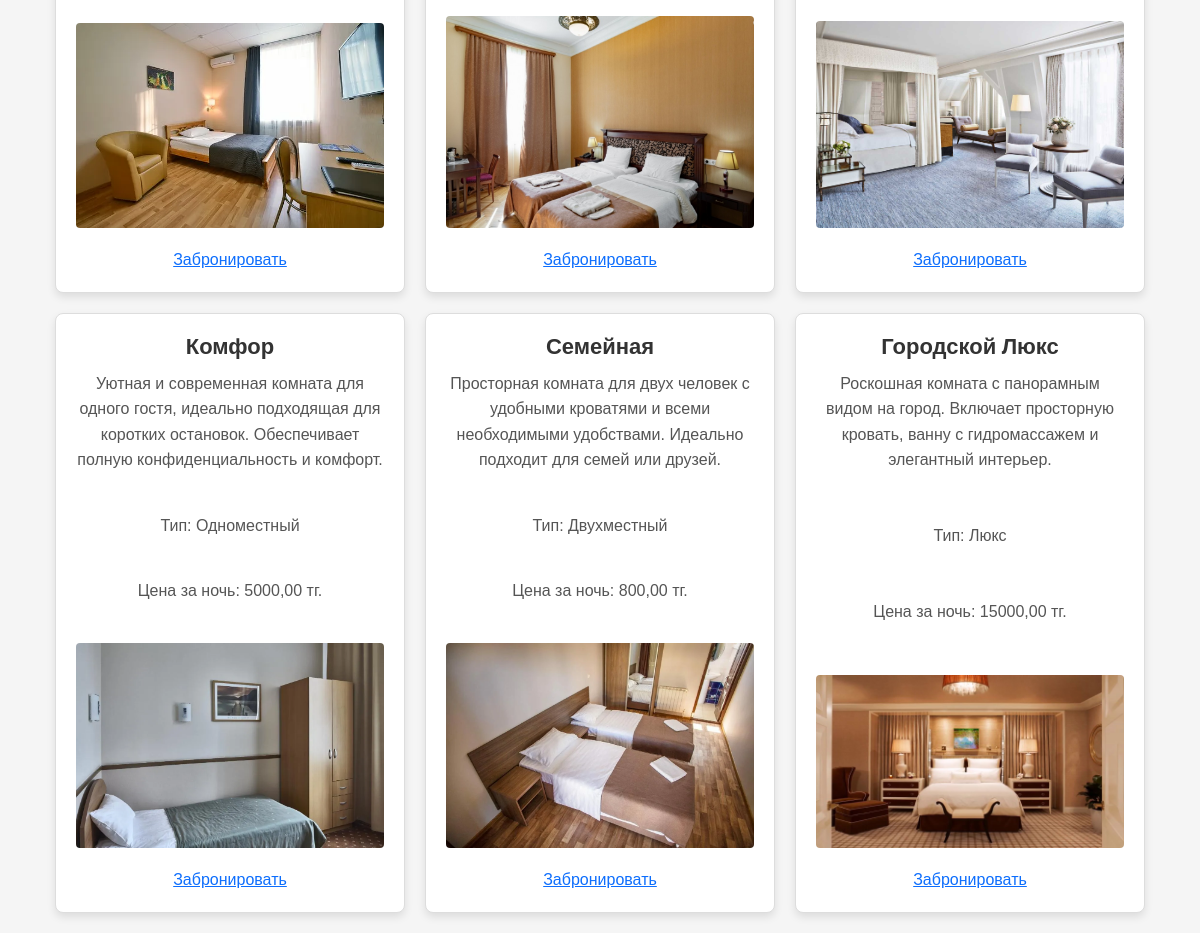
/born/ (lower part), run on an earlier commit of the app's database.
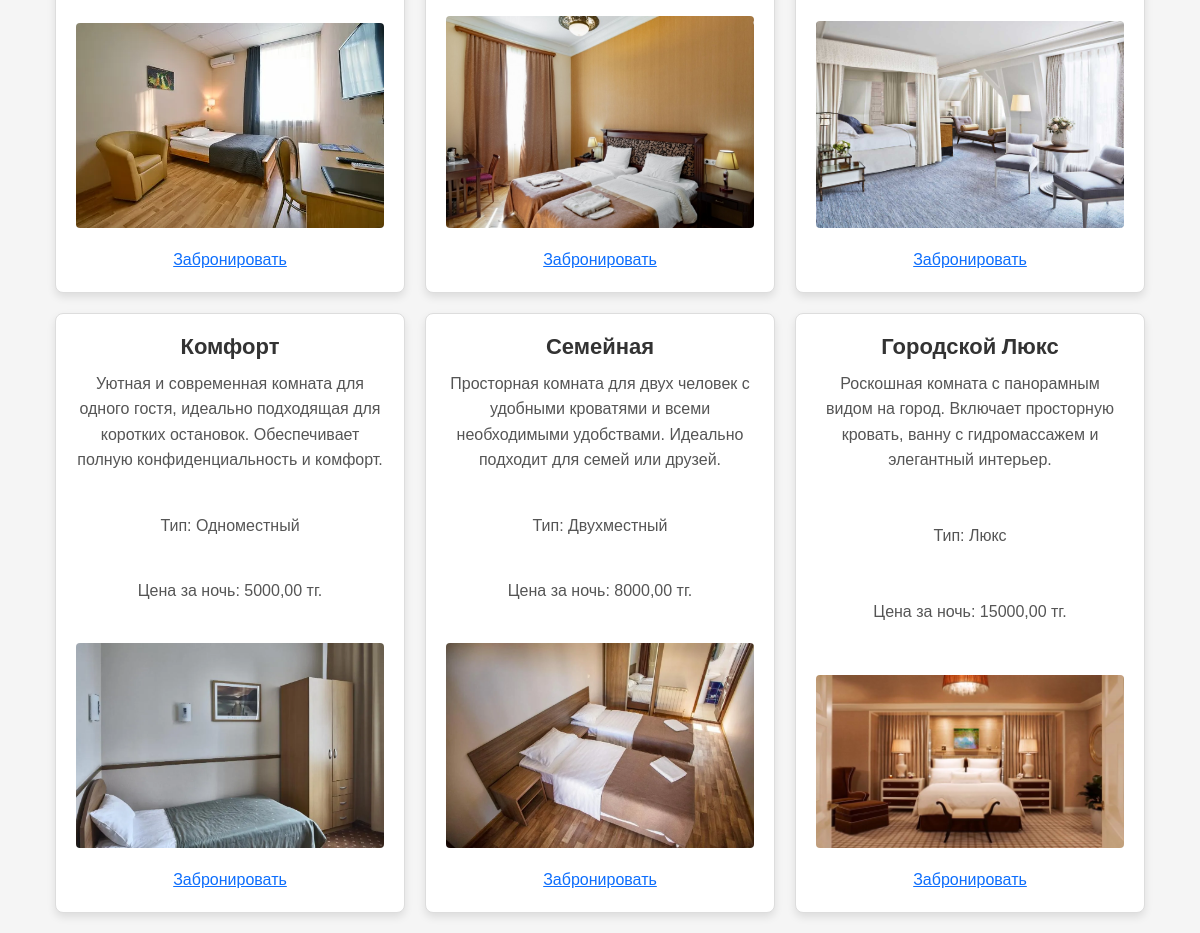
And on a later commit of the database.
### born/models.py (models this page shows, shortened)
class Room(models.Model):
    ROOM_TYPES = [
        ('single', 'Одноместный'),
        ('double', 'Двухместный'),
        ('suite', 'Люкс'),
    ]
    title = models.CharField('Название комнаты', max_length=50)
    detail = models.TextField('Описание', max_length=500)
    room_type = models.CharField('Тип комнаты', max_length=20, choices=ROOM_TYPES)
    price_per_night = models.DecimalField('Цена за ночь', max_digits=10, decimal_places=2)
    availability_status = models.BooleanField('Доступна для бронирования', default=True)  # оставляем только это поле
    date_added = models.DateTimeField('Дата добавления', auto_now_add=True)
    image = models.ImageField('Фото комнаты', upload_to='img/', blank=True, null=True)
    class Meta:
        verbose_name = 'Комната'
        verbose_name_plural = 'Комнаты'

### born/views.py (the view)
# urls.py: path('', views.bron_home, name='born_home'),
def bron_home(request):
    rooms = Room.objects.all()
    room_type = request.GET.get('room_type')
    if room_type:
        rooms = rooms.filter(room_type=room_type)
    min_price = request.GET.get('min_price')
    max_price = request.GET.get('max_price')
    if min_price:
        rooms = rooms.filter(price_per_night__gte=min_price)
    if max_price:
        rooms = rooms.filter(price_per_night__lte=max_price)
    form = BookingForm()
    context = {'rooms': rooms, 'form': form}
    return render(request, 'born/born_home.html', context)

### born/templates/born/born_home.html (shortened to what this page needs)
{% extends 'main/layout.html' %}
{% load static %}
{% block content %}
<br><br><br><br><br><br><br><br><br><br><br><br><br><br><br><br><br><br>
<br><br><br><br><br><br><br><br><br><br><br><br><br><br><br><br><br><br>
<br><br><br><br><br><br><br><br><br><br><br><br><br><br><br><br><br><br>
<br><br><br><br><br><br>
<div class="rooms-container">
        {% for room in rooms %}
    <div class="room-card">
        <h2>{{ room.title }}</h2>
        <p>{{ room.detail }}</p>
        <p>Тип: {{ room.get_room_type_display }}</p>
        <p>Цена за ночь: {{ room.price_per_night }} тг.</p>
        {% if room.image %}
            <img src="{{ room.image.url }}" alt="{{ room.title }}" class="room-image">
        {% endif %}
        <a href="{% url 'booking_create' room.id %}" class="btn-book">Забронировать</a>
    </div>
    {% empty %}
    <p>Нет доступных комнат по выбранным фильтрам.</p>
    {% endfor %}
</div>
{% endblock %}

What changed in the data, as far as the page shows it:
changed Room "Одноместный": title "Комфор" → "Комфорт"
changed Room "Семейная": price_per_night "800,00" → "8000,00"
